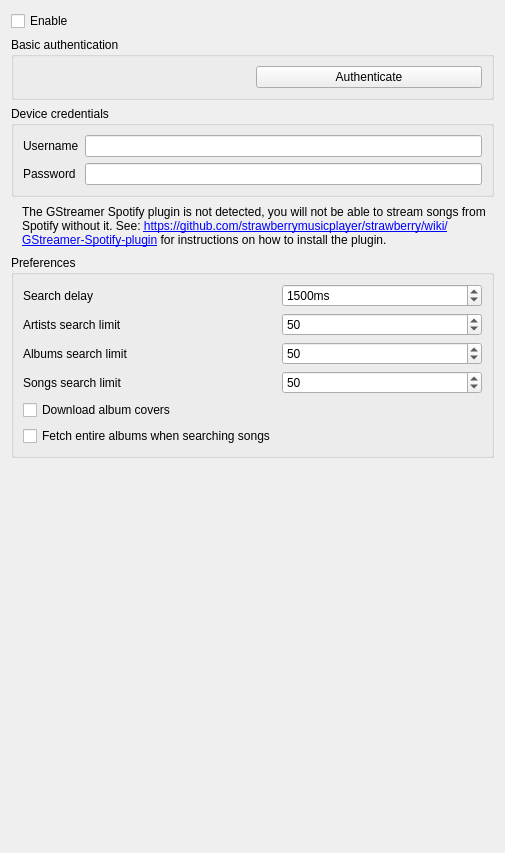
<?xml version="1.0" encoding="UTF-8"?>
<ui version="4.0">
 <class>SpotifySettingsPage</class>
 <widget class="QWidget" name="SpotifySettingsPage">
  <property name="geometry">
   <rect>
    <x>0</x>
    <y>0</y>
    <width>505</width>
    <height>853</height>
   </rect>
  </property>
  <property name="windowTitle">
   <string>Spotify</string>
  </property>
  <layout class="QVBoxLayout" name="layout_spotifysettingspage">
   <item>
    <widget class="QCheckBox" name="enable">
     <property name="text">
      <string>Enable</string>
     </property>
    </widget>
   </item>
   <item>
    <widget class="QGroupBox" name="groupbox_basic_authentication">
     <property name="title">
      <string>Basic authentication</string>
     </property>
     <layout class="QHBoxLayout" name="horizontalLayout_2">
      <item>
       <widget class="LoginStateWidget" name="login_state" native="true"/>
      </item>
      <item>
       <widget class="QPushButton" name="button_login">
        <property name="text">
         <string>Authenticate</string>
        </property>
       </widget>
      </item>
     </layout>
    </widget>
   </item>
   <item>
    <widget class="QGroupBox" name="group_device_credentials">
     <property name="sizePolicy">
      <sizepolicy hsizetype="Preferred" vsizetype="Maximum">
       <horstretch>0</horstretch>
       <verstretch>0</verstretch>
      </sizepolicy>
     </property>
     <property name="title">
      <string>Device credentials</string>
     </property>
     <layout class="QFormLayout" name="layout_credential_group">
      <item row="1" column="0">
       <widget class="QLabel" name="label_username">
        <property name="text">
         <string>Username</string>
        </property>
       </widget>
      </item>
      <item row="2" column="0">
       <widget class="QLabel" name="label_password">
        <property name="text">
         <string>Password</string>
        </property>
       </widget>
      </item>
      <item row="2" column="1">
       <widget class="QLineEdit" name="password">
        <property name="text">
         <string notr="true"/>
        </property>
        <property name="echoMode">
         <enum>QLineEdit::EchoMode::Password</enum>
        </property>
       </widget>
      </item>
      <item row="1" column="1">
       <widget class="QLineEdit" name="username">
        <property name="text">
         <string notr="true"/>
        </property>
       </widget>
      </item>
     </layout>
    </widget>
   </item>
   <item>
    <widget class="QWidget" name="widget_warning" native="true">
     <layout class="QHBoxLayout" name="horizontalLayout">
      <property name="spacing">
       <number>2</number>
      </property>
      <property name="leftMargin">
       <number>2</number>
      </property>
      <property name="topMargin">
       <number>2</number>
      </property>
      <property name="rightMargin">
       <number>2</number>
      </property>
      <property name="bottomMargin">
       <number>2</number>
      </property>
      <item>
       <widget class="QLabel" name="label_warning_logo">
        <property name="sizePolicy">
         <sizepolicy hsizetype="Fixed" vsizetype="Fixed">
          <horstretch>0</horstretch>
          <verstretch>0</verstretch>
         </sizepolicy>
        </property>
        <property name="text">
         <string/>
        </property>
        <property name="pixmap">
         <pixmap resource="../../data/icons.qrc">:/icons/64x64/dialog-warning.png</pixmap>
        </property>
       </widget>
      </item>
      <item>
       <widget class="QLabel" name="label_warning_text">
        <property name="text">
         <string>&lt;html&gt;&lt;head/&gt;&lt;body&gt;&lt;p&gt;The GStreamer Spotify plugin is not detected, you will not be able to stream songs from Spotify without it. See: &lt;a href=&quot;https://github.com/strawberrymusicplayer/strawberry/wiki/GStreamer-Spotify-plugin&quot;&gt;&lt;span style=&quot; text-decoration: underline; color:#0000ff;&quot;&gt;https://github.com/strawberrymusicplayer/strawberry/wiki/GStreamer-Spotify-plugin&lt;/span&gt;&lt;/a&gt; for instructions on how to install the plugin.&lt;/p&gt;&lt;/body&gt;&lt;/html&gt;</string>
        </property>
        <property name="alignment">
         <set>Qt::AlignmentFlag::AlignLeading|Qt::AlignmentFlag::AlignLeft|Qt::AlignmentFlag::AlignTop</set>
        </property>
        <property name="wordWrap">
         <bool>true</bool>
        </property>
        <property name="margin">
         <number>10</number>
        </property>
        <property name="openExternalLinks">
         <bool>true</bool>
        </property>
       </widget>
      </item>
     </layout>
    </widget>
   </item>
   <item>
    <widget class="QGroupBox" name="groupbox_preferences">
     <property name="title">
      <string>Preferences</string>
     </property>
     <layout class="QFormLayout" name="layout_preferences">
      <item row="0" column="0">
       <widget class="QLabel" name="label_searchdelay">
        <property name="text">
         <string>Search delay</string>
        </property>
       </widget>
      </item>
      <item row="0" column="1">
       <widget class="QSpinBox" name="searchdelay">
        <property name="suffix">
         <string>ms</string>
        </property>
        <property name="minimum">
         <number>500</number>
        </property>
        <property name="maximum">
         <number>10000</number>
        </property>
        <property name="singleStep">
         <number>50</number>
        </property>
        <property name="value">
         <number>1500</number>
        </property>
       </widget>
      </item>
      <item row="1" column="0">
       <widget class="QLabel" name="label_artistssearchlimit">
        <property name="text">
         <string>Artists search limit</string>
        </property>
       </widget>
      </item>
      <item row="1" column="1">
       <widget class="QSpinBox" name="artistssearchlimit">
        <property name="minimum">
         <number>1</number>
        </property>
        <property name="maximum">
         <number>100</number>
        </property>
        <property name="value">
         <number>50</number>
        </property>
       </widget>
      </item>
      <item row="2" column="0">
       <widget class="QLabel" name="label_albumssearchlimit">
        <property name="text">
         <string>Albums search limit</string>
        </property>
       </widget>
      </item>
      <item row="2" column="1">
       <widget class="QSpinBox" name="albumssearchlimit">
        <property name="minimum">
         <number>1</number>
        </property>
        <property name="maximum">
         <number>1000</number>
        </property>
        <property name="value">
         <number>50</number>
        </property>
       </widget>
      </item>
      <item row="3" column="0">
       <widget class="QLabel" name="label_songssearchlimit">
        <property name="text">
         <string>Songs search limit</string>
        </property>
       </widget>
      </item>
      <item row="3" column="1">
       <widget class="QSpinBox" name="songssearchlimit">
        <property name="minimum">
         <number>1</number>
        </property>
        <property name="maximum">
         <number>1000</number>
        </property>
        <property name="value">
         <number>50</number>
        </property>
       </widget>
      </item>
      <item row="4" column="0">
       <widget class="QCheckBox" name="checkbox_download_album_covers">
        <property name="text">
         <string>Download album covers</string>
        </property>
       </widget>
      </item>
      <item row="5" column="0">
       <widget class="QCheckBox" name="checkbox_fetchalbums">
        <property name="text">
         <string>Fetch entire albums when searching songs</string>
        </property>
       </widget>
      </item>
     </layout>
    </widget>
   </item>
   <item>
    <spacer name="spacer_middle">
     <property name="orientation">
      <enum>Qt::Orientation::Vertical</enum>
     </property>
     <property name="sizeHint" stdset="0">
      <size>
       <width>20</width>
       <height>30</height>
      </size>
     </property>
    </spacer>
   </item>
   <item>
    <layout class="QHBoxLayout" name="layout_bottom">
     <item>
      <spacer name="spacer_bottom">
       <property name="orientation">
        <enum>Qt::Orientation::Horizontal</enum>
       </property>
       <property name="sizeHint" stdset="0">
        <size>
         <width>40</width>
         <height>20</height>
        </size>
       </property>
      </spacer>
     </item>
     <item>
      <widget class="QLabel" name="label_spotify">
       <property name="minimumSize">
        <size>
         <width>64</width>
         <height>64</height>
        </size>
       </property>
       <property name="maximumSize">
        <size>
         <width>64</width>
         <height>64</height>
        </size>
       </property>
       <property name="pixmap">
        <pixmap resource="../../data/icons.qrc">:/icons/64x64/spotify.png</pixmap>
       </property>
      </widget>
     </item>
    </layout>
   </item>
  </layout>
 </widget>
 <customwidgets>
  <customwidget>
   <class>LoginStateWidget</class>
   <extends>QWidget</extends>
   <header>widgets/loginstatewidget.h</header>
   <container>1</container>
  </customwidget>
 </customwidgets>
 <tabstops>
  <tabstop>enable</tabstop>
  <tabstop>password</tabstop>
  <tabstop>searchdelay</tabstop>
  <tabstop>artistssearchlimit</tabstop>
  <tabstop>albumssearchlimit</tabstop>
  <tabstop>songssearchlimit</tabstop>
  <tabstop>checkbox_download_album_covers</tabstop>
  <tabstop>checkbox_fetchalbums</tabstop>
 </tabstops>
 <resources>
  <include location="../../data/icons.qrc"/>
 </resources>
 <connections/>
</ui>
